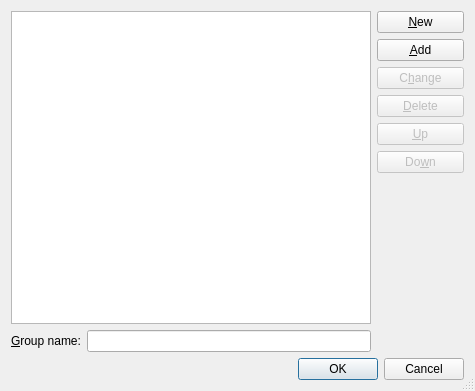
<ui version="4.0" >
 <class>ToolGroupConfigurationDialog</class>
 <widget class="QDialog" name="ToolGroupConfigurationDialog" >
  <property name="geometry" >
   <rect>
    <x>0</x>
    <y>0</y>
    <width>475</width>
    <height>391</height>
   </rect>
  </property>
  <property name="windowTitle" >
   <string>Configure Tool Groups</string>
  </property>
  <property name="sizeGripEnabled" >
   <bool>true</bool>
  </property>
  <layout class="QVBoxLayout" >
   <item>
    <layout class="QGridLayout" >
     <item row="3" column="2" >
      <widget class="QPushButton" name="deleteButton" >
       <property name="enabled" >
        <bool>false</bool>
       </property>
       <property name="toolTip" >
        <string>Delete the selected entry</string>
       </property>
       <property name="whatsThis" >
        <string>&lt;b>Delete&lt;/b>
&lt;p>Delete the selected entry.&lt;/p></string>
       </property>
       <property name="text" >
        <string>&amp;Delete</string>
       </property>
       <property name="shortcut" >
        <string>Alt+D</string>
       </property>
      </widget>
     </item>
     <item row="1" column="2" >
      <widget class="QPushButton" name="addButton" >
       <property name="toolTip" >
        <string>Add a new tools entry</string>
       </property>
       <property name="whatsThis" >
        <string>&lt;b>Add&lt;/b>
&lt;p>Add a new tool groups entry with the name entered below.&lt;/p></string>
       </property>
       <property name="text" >
        <string>&amp;Add</string>
       </property>
       <property name="shortcut" >
        <string>Alt+A</string>
       </property>
      </widget>
     </item>
     <item row="7" column="0" >
      <widget class="QLabel" name="TextLabel2" >
       <property name="text" >
        <string>&amp;Group name:</string>
       </property>
       <property name="buddy" >
        <cstring>nameEdit</cstring>
       </property>
      </widget>
     </item>
     <item row="2" column="2" >
      <widget class="QPushButton" name="changeButton" >
       <property name="enabled" >
        <bool>false</bool>
       </property>
       <property name="toolTip" >
        <string>Change the values of the selected entry</string>
       </property>
       <property name="whatsThis" >
        <string>&lt;b>Change&lt;/b>
&lt;p>Change the values of the selected entry.&lt;/p></string>
       </property>
       <property name="text" >
        <string>C&amp;hange</string>
       </property>
       <property name="shortcut" >
        <string>Alt+H</string>
       </property>
      </widget>
     </item>
     <item row="6" column="2" >
      <spacer>
       <property name="orientation" >
        <enum>Qt::Vertical</enum>
       </property>
       <property name="sizeType" >
        <enum>QSizePolicy::Expanding</enum>
       </property>
       <property name="sizeHint" stdset="0" >
        <size>
         <width>87</width>
         <height>20</height>
        </size>
       </property>
      </spacer>
     </item>
     <item row="0" column="2" >
      <widget class="QPushButton" name="newButton" >
       <property name="toolTip" >
        <string>Clear all entry fields</string>
       </property>
       <property name="whatsThis" >
        <string>&lt;b>New&lt;/b>
&lt;p>Clear all entry fields for entering a new tool groups entry.&lt;/p></string>
       </property>
       <property name="text" >
        <string>&amp;New</string>
       </property>
       <property name="shortcut" >
        <string>Alt+N</string>
       </property>
      </widget>
     </item>
     <item row="4" column="2" >
      <widget class="QPushButton" name="upButton" >
       <property name="enabled" >
        <bool>false</bool>
       </property>
       <property name="toolTip" >
        <string>Move up</string>
       </property>
       <property name="whatsThis" >
        <string>&lt;b>Move Up&lt;/b>
&lt;p>Move the selected entry up.&lt;/p></string>
       </property>
       <property name="text" >
        <string>&amp;Up</string>
       </property>
       <property name="shortcut" >
        <string>Alt+U</string>
       </property>
      </widget>
     </item>
     <item row="5" column="2" >
      <widget class="QPushButton" name="downButton" >
       <property name="enabled" >
        <bool>false</bool>
       </property>
       <property name="toolTip" >
        <string>Move down</string>
       </property>
       <property name="whatsThis" >
        <string>&lt;b>Move Down&lt;/b>
&lt;p>Move the selected entry down.&lt;/p></string>
       </property>
       <property name="text" >
        <string>Do&amp;wn</string>
       </property>
       <property name="shortcut" >
        <string>Alt+W</string>
       </property>
      </widget>
     </item>
     <item rowspan="7" row="0" column="0" colspan="2" >
      <widget class="QListWidget" name="groupsList" />
     </item>
     <item row="7" column="1" >
      <widget class="QLineEdit" name="nameEdit" >
       <property name="toolTip" >
        <string>Enter the menu text</string>
       </property>
       <property name="whatsThis" >
        <string>&lt;b>Menu text&lt;/b>
&lt;p>Enter the menu text. Precede the accelerator key with an &amp; character.&lt;/p></string>
       </property>
      </widget>
     </item>
    </layout>
   </item>
   <item>
    <widget class="QDialogButtonBox" name="buttonBox" >
     <property name="orientation" >
      <enum>Qt::Horizontal</enum>
     </property>
     <property name="standardButtons" >
      <set>QDialogButtonBox::Cancel|QDialogButtonBox::Ok</set>
     </property>
    </widget>
   </item>
  </layout>
 </widget>
 <pixmapfunction>qPixmapFromMimeSource</pixmapfunction>
 <tabstops>
  <tabstop>groupsList</tabstop>
  <tabstop>nameEdit</tabstop>
  <tabstop>newButton</tabstop>
  <tabstop>addButton</tabstop>
  <tabstop>changeButton</tabstop>
  <tabstop>deleteButton</tabstop>
  <tabstop>upButton</tabstop>
  <tabstop>downButton</tabstop>
 </tabstops>
 <resources/>
 <connections>
  <connection>
   <sender>buttonBox</sender>
   <signal>accepted()</signal>
   <receiver>ToolGroupConfigurationDialog</receiver>
   <slot>accept()</slot>
   <hints>
    <hint type="sourcelabel" >
     <x>20</x>
     <y>365</y>
    </hint>
    <hint type="destinationlabel" >
     <x>22</x>
     <y>387</y>
    </hint>
   </hints>
  </connection>
  <connection>
   <sender>buttonBox</sender>
   <signal>rejected()</signal>
   <receiver>ToolGroupConfigurationDialog</receiver>
   <slot>reject()</slot>
   <hints>
    <hint type="sourcelabel" >
     <x>143</x>
     <y>370</y>
    </hint>
    <hint type="destinationlabel" >
     <x>145</x>
     <y>391</y>
    </hint>
   </hints>
  </connection>
 </connections>
</ui>
